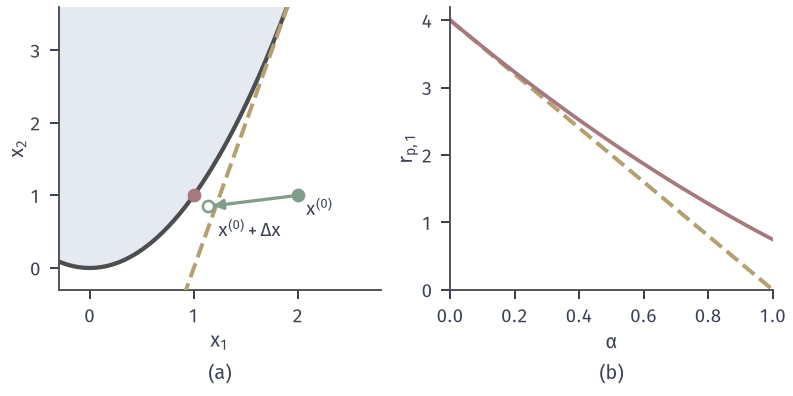

Reproduce this figure in Python.
from pathlib import Path
import sys
ROOT = next(p for p in Path(__file__).resolve().parents if (p/"build.sh").is_file() and (p/"tex/book.tex").is_file())
sys.path.insert(0, str(ROOT/"figures/05-optimization/06-constrained-optimization/matplotlib/nlipm-common"))
from nlipm import *
OUT = Path(__file__).resolve().parent
# Linearization of the curved constraint at an infeasible point of the running example.
x0 = np.array([2., 1.]); s0 = np.array([1., 3.]); l0 = np.array([1., 1/3])
mt = .2*(s0@l0)/2
d = direction(x0, s0, l0, mt)
fig, (a, b) = figure(width_mm=112, height_mm=56, ncols=2)
region(a)
u = np.linspace(.2, 2.6, 50)
a.plot(u, 3+4*(u-2)+1, color=YELLOW, lw=1.6, ls='--', zorder=3)
xp = x0 + d['dx']
a.annotate('', xy=xp, xytext=x0, arrowprops=dict(arrowstyle='-|>', color=GREEN, lw=1.3), zorder=5)
a.plot(*x0, 'o', color=GREEN, ms=4.5, zorder=6); a.plot(*xp, 'o', mfc='white', mec=GREEN, ms=4.5, zorder=6); a.plot(*XSTAR, 'o', color=RED, ms=4.5, zorder=6)
a.text(2.08, .72, '$x^{(0)}$', fontsize=7.5); a.text(xp[0]+.1, xp[1]-.42, '$x^{(0)}+\\Delta x$', fontsize=7.5)
a.set_xlim(-.3, 2.8); a.set_ylim(-.3, 3.6); tag(a, '$x_1$', '(a)'); a.set_ylabel('$x_2$', labelpad=1)
al = np.linspace(0, 1, 100); r = np.array([(g(x0+t*d['dx'])+s0+t*d['ds'])[0] for t in al])
b.plot(al, (1-al)*d['rp'][0], color=YELLOW, lw=1.6, ls='--'); b.plot(al, r, color=RED, lw=1.5)
b.set_xlim(0, 1); b.set_ylim(0, None); tag(b, '$\\alpha$', '(b)'); b.set_ylabel('$r_{\\rm p,1}$', labelpad=1)
save(fig, OUT, 'figure', {'dx': d['dx'].tolist(), 'ds': d['ds'].tolist(), 'rp': d['rp'].tolist(), 'r_at_1': float(r[-1]), 'dx1_sq': float(d['dx'][0]**2)})
